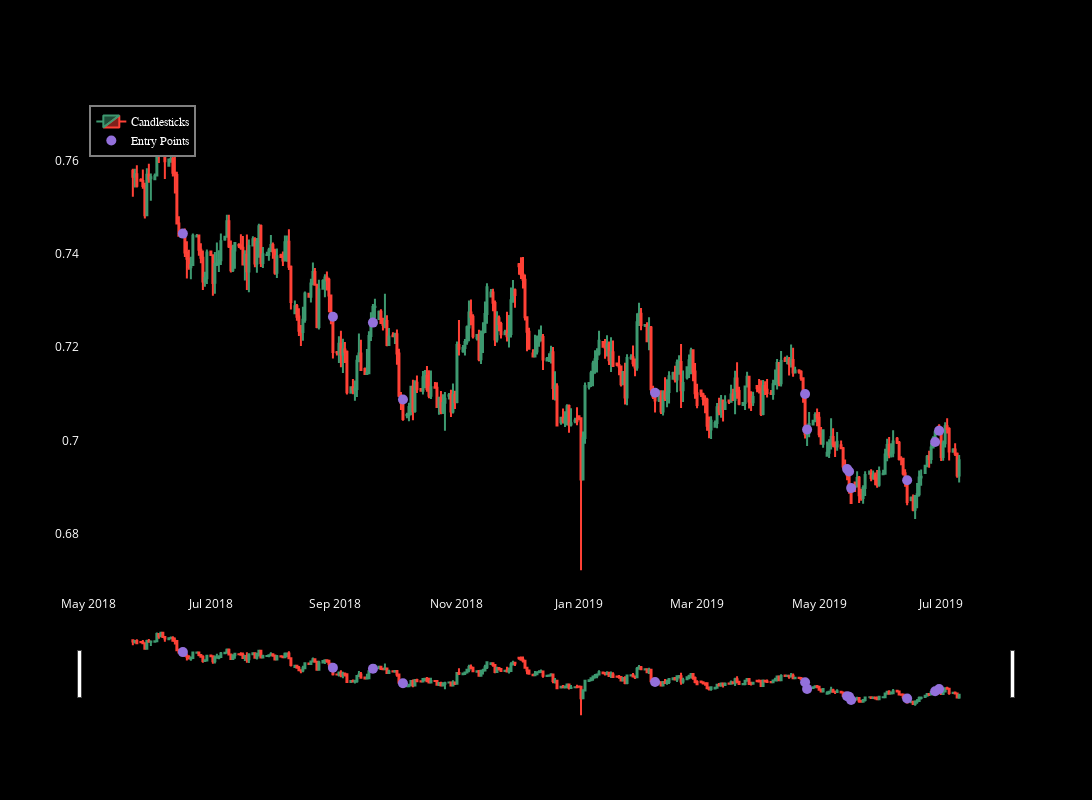

Notebook code cell kept with this figure:
### Code cell
plot_candlestick_with_signals(dataframes[0], start_index=300, num_rows=355)

### Figure 1 — Plotly figure (JSON) as saved in the notebook; plotly's stock layout.template omitted (floating-point values rounded to 4 significant figures; data arrays with more than 128 entries replaced by an {"elided": "..."} marker saying what was removed)
{"data": [{"close": {"elided": "355 float values"}, "high": {"elided": "355 float values"}, "low": {"elided": "355 float values"}, "name": "Candlesticks", "open": {"elided": "355 float values"}, "type": "candlestick", "x": {"elided": "355 str values"}, "xaxis": "x", "yaxis": "y"}, {"marker": {"color": "MediumPurple", "size": 10, "symbol": "circle"}, "mode": "markers", "name": "Entry Points", "type": "scatter", "x": {"elided": "355 str values"}, "xaxis": "x", "y": {"elided": "355 float values"}, "yaxis": "y"}], "layout": {"font": {"color": "white"}, "height": 800, "legend": {"bgcolor": "black", "bordercolor": "gray", "borderwidth": 2, "font": {"color": "white", "family": "sans-serif", "size": 12}, "traceorder": "normal", "x": 0.01, "y": 0.99}, "paper_bgcolor": "black", "plot_bgcolor": "black", "showlegend": true, "width": 1200, "xaxis": {"anchor": "y", "domain": [0, 1], "showgrid": false, "zeroline": false}, "yaxis": {"anchor": "x", "domain": [0, 1], "showgrid": false, "zeroline": false}}}
